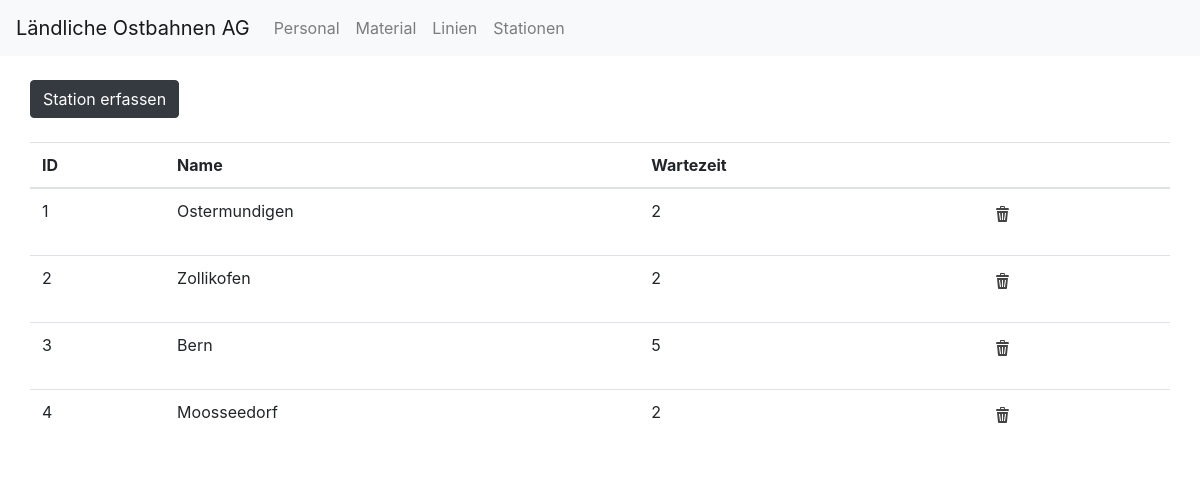
Page /View/View_StationOverview.php on the committed database.
### tables this page shows
CREATE TABLE `station` (
  `ID` int(11) NOT NULL,
  `Name` text NOT NULL,
  `Wait` int(11) NOT NULL
);

### Model/Model.php (called while the page is built, shortened)
<?php
class Model
{
public function dbConnection(){
    $servername = 'localhost';
    $username = 'root';
    $password = '';
    $dbname = 'sbbplus';
    $conn = new mysqli($servername,$username,$password,$dbname);
    $conn->set_charset('utf8');
    return $conn;
}
public function getStations(){
    $conn = $this->dbConnection();
    $sql  = "SELECT * FROM Station;";
    $results = $conn->query($sql);
    return $results;
}
}

### Controller.php (called while the page is built, shortened)
<?php
require 'Model/Model.php';
require 'Model/Model_Station.php';
class Controller{
    public $model;
    public function __construct(){
        $this->model = new Model();
    }
    public function getStations(){
        $dataDB = $this->model->getStations();
        $dataArray = array();
        while($row = $dataDB->fetch_assoc()){
            $station = new Model_Station($row['Name'],$row['Wait'],$row['ID']);
            array_push($dataArray,$station);
        }
        return $dataArray;
    }
}

### Model/Model_Station.php (called while the page is built, shortened)
<?php
class Model_Station
{
    public function __construct($name,$wait,$id = 0){
        $this->id = $id;
        $this->name = $name;
        $this->wait = $wait;
    }
}

### View/View_StationOverview.php (the view, shortened to what this page needs)
<?php
require '../Controller.php';
include '../res/head.php';
include 'Nav.php';
class View_StationOverview
{
    public $controller;
    public function __construct(){
        $this->controller = new Controller();
    }
    public function getStations(){
        return $this->controller->getStations();
    }
}
$self = new View_StationOverview();
$stationData = $self->getStations();
?>
<html>
<head>
</head>
<body>
<div>
    <?php echo getNavbar(); ?>
</div>
<div class="container-fluid">
    <div class="col-md-12 col-sm-12">
        <br>
        <div><a class="btn btn-dark" href="View_StationNew.php" role="button">Station erfassen</a></div>
        <br>
        <table class="table">
            <thead>
            <tr>
                <th scope="col">ID</th>
                <th scope="col">Name</th>
                <th scope="col">Wartezeit</th>
                <th></th>
            </tr>
            </thead>
            <tbody>
            <?php if(sizeof($stationData) > 0): ?>
                <?php for($i=0;$i < sizeof($stationData);$i++): ?>
                    <tr>
                        <td><?php echo $stationData[$i]->id; ?></td>
                        <td><?php echo $stationData[$i]->name; ?></td>
                        <td><?php echo $stationData[$i]->wait; ?></td>
                        <td>
                            <form name="deleteMaterial" action=<?php echo htmlspecialchars($_SERVER["PHP_SELF"]);?> method="post">
                                <button type="submit" class="btn btn-sm btn-white" onclick="return confirm('Are you sure?');"><img class="glyph" src="/sbbplus/Res/Glyph/svg/si-glyph-trash.svg"></button>
                            </form>
                        </td>
                    </tr>
                <?php endfor; ?>
            <?php endif; ?>
            </tbody>
        </table>
    </div>
</div>
</body>
</html>

### style.css (style rules this page uses)
.glyph { width: 16px; height: 16px; }

### rows in the picture
station: ID "1", Name "Ostermundigen", Wait "2"
station: ID "2", Name "Zollikofen", Wait "2"
station: ID "3", Name "Bern", Wait "5"
station: ID "4", Name "Moosseedorf", Wait "2"
